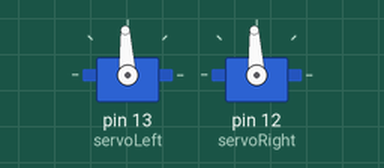
This sketch was run on a simulated Arduino Uno, built with avr-gcc and run on an emulated ATmega328P. On the bench: 2 × servo.

Above: at 0.1 s.
At 10.1 s:
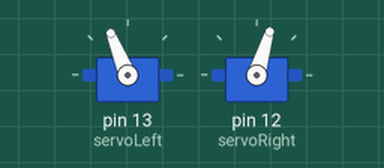
Timing chart, 0 to 11.6 s (numbered marks = the images above):
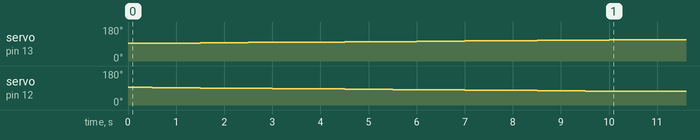

The sketch:

speed_control.ino
```cpp
#include <Servo.h>                                // Include servo library

Servo servoLeft;                                  // Declare left and right
                                                  // servos
Servo servoRight;

void setup()                                      // Initialization block
{
    servoLeft.attach(13);                         // Left signal to pin 13
    servoRight.attach(12);                        // Right signal to pin 12
    for(int speed = 0; speed <= 200; speed += 10) // Ramp up to full speed.
    {
        servoLeft.writeMicroseconds(1500+speed);  // us = 1500,1510,... 1700
        servoRight.writeMicroseconds(1500-speed); // us = 1500,1490,... 1300
        delay(500);                               // 500 ms at each speed
    }
    delay(1000);                                  // Full speed for 2 seconds
    servoLeft.detach();                           // Stop sending servo signal
    servoRight.detach();
 }

 void loop()                                      // Main loop auto-repeats
 {                                                // Empty, nothing to repeat
 }
```
